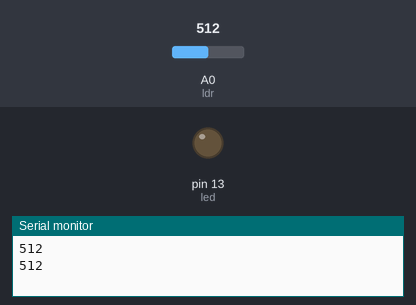
Recording of a sketch running on a simulated Arduino Uno, built with avr-gcc and run on an emulated ATmega328P. Shown: output pins drawn as LEDs (lit = HIGH), the last lines printed to the serial monitor. Inputs (shaded band) come from the test bench; at power-on: A0 (ldr) = 512.

Above: at 1.8 s.
1.9 s: A0 (ldr) set to 489
At 3.2 s:
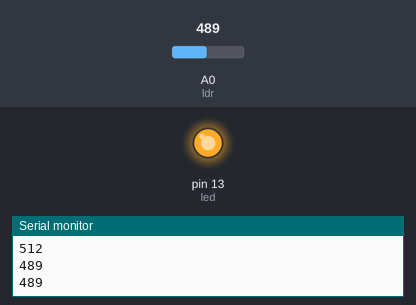
3.5 s: A0 (ldr) set to 510
At 4.8 s:
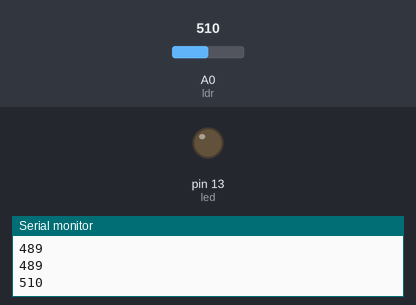
5.5 s: A0 (ldr) set to 490
At 6.4 s:
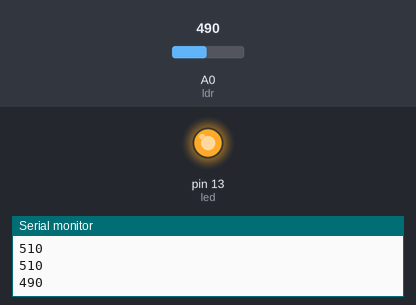
Timing chart, 0 to 8.5 s (numbered marks = the images above; inputs shaded):
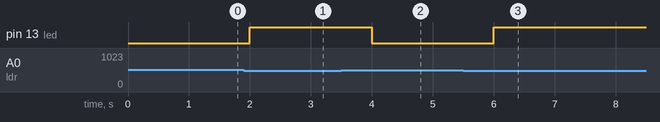

Measured:
- the behaviour switches between 500 and 499 on A0 (ldr) (found by bisection; images 0 and 1)
- after the input at 1.9 s, pin 13 (led): LOW → HIGH after 0.10 s
- after the input at 3.5 s, pin 13 (led): HIGH → LOW after 0.50 s
- after the input at 5.5 s, pin 13 (led): LOW → HIGH after 0.50 s

The sketch:

PiscalLedProporcionalPot.ino
```cpp
// pino do led
int led = 13;

// pino ldr
int ldr = A0;

//variavel que recebe o valor do ldr
int entrada = 0;
void setup()
{
  Serial.begin(9600);
  pinMode(led, OUTPUT);
}

void loop()
{
  entrada = analogRead(ldr);
  Serial.println(entrada);
  if( entrada < 500) {
	digitalWrite(led, HIGH);
  } else {
	digitalWrite(led, LOW);
  }
  delay(1000);

}
```
